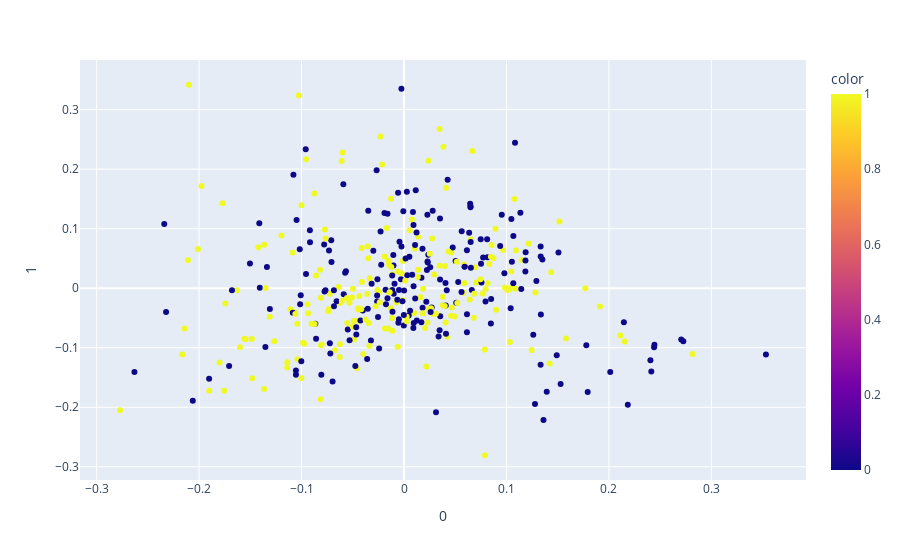
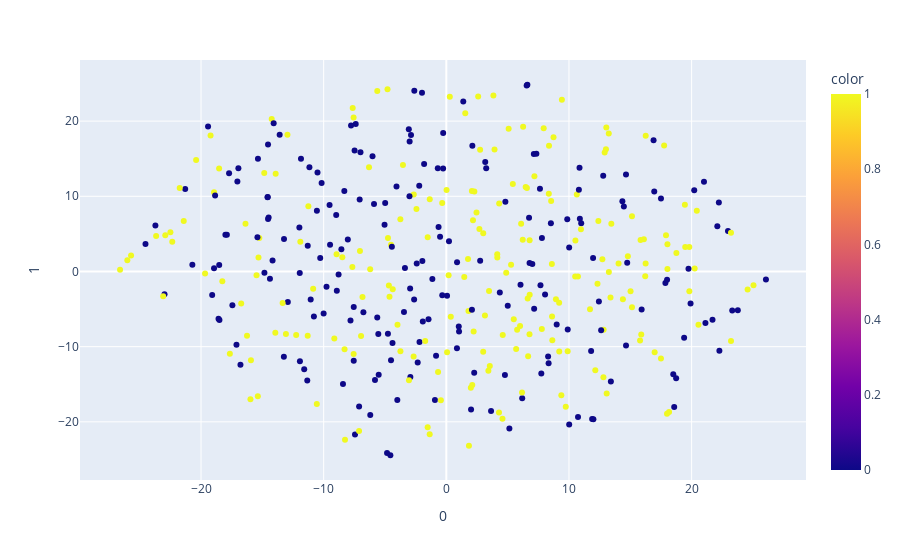

Notebook code cell kept with these figures, in order:
### Code cell
pca = PCA(n_components=2)
components = pca.fit_transform(X)
fig = px.scatter(components, x=0, y=1,color=Y)
fig.show()


test = TSNE(n_components=2, learning_rate='auto', init='random').fit_transform(X)
fig = px.scatter(test, x=0, y=1,color=Y)
fig.show()

### Figure 1 — Plotly figure (JSON) as saved in the notebook; plotly's stock layout.template omitted (floating-point values rounded to 4 significant figures; data arrays with more than 128 entries replaced by an {"elided": "..."} marker saying what was removed)
{"data": [{"hovertemplate": "0=%{x}<br>1=%{y}<br>color=%{marker.color}<extra></extra>", "legendgroup": "", "marker": {"color": {"elided": "400 int values"}, "coloraxis": "coloraxis", "symbol": "circle"}, "mode": "markers", "name": "", "orientation": "v", "showlegend": false, "x": {"elided": "400 float values"}, "xaxis": "x", "y": {"elided": "400 float values"}, "yaxis": "y", "type": "scatter"}], "layout": {"xaxis": {"anchor": "y", "domain": [0.0, 1.0], "title": {"text": "0"}}, "yaxis": {"anchor": "x", "domain": [0.0, 1.0], "title": {"text": "1"}}, "coloraxis": {"colorbar": {"title": {"text": "color"}}, "colorscale": [[0.0, "#0d0887"], [0.1111, "#46039f"], [0.2222, "#7201a8"], [0.3333, "#9c179e"], [0.4444, "#bd3786"], [0.5556, "#d8576b"], [0.6667, "#ed7953"], [0.7778, "#fb9f3a"], [0.8889, "#fdca26"], [1.0, "#f0f921"]]}, "legend": {"tracegroupgap": 0}, "margin": {"t": 60}}}

### Figure 2 — Plotly figure (JSON) as saved in the notebook; plotly's stock layout.template omitted (floating-point values rounded to 4 significant figures; data arrays with more than 128 entries replaced by an {"elided": "..."} marker saying what was removed)
{"data": [{"hovertemplate": "0=%{x}<br>1=%{y}<br>color=%{marker.color}<extra></extra>", "legendgroup": "", "marker": {"color": {"elided": "400 int values"}, "coloraxis": "coloraxis", "symbol": "circle"}, "mode": "markers", "name": "", "orientation": "v", "showlegend": false, "x": {"elided": "400 float values"}, "xaxis": "x", "y": {"elided": "400 float values"}, "yaxis": "y", "type": "scatter"}], "layout": {"xaxis": {"anchor": "y", "domain": [0.0, 1.0], "title": {"text": "0"}}, "yaxis": {"anchor": "x", "domain": [0.0, 1.0], "title": {"text": "1"}}, "coloraxis": {"colorbar": {"title": {"text": "color"}}, "colorscale": [[0.0, "#0d0887"], [0.1111, "#46039f"], [0.2222, "#7201a8"], [0.3333, "#9c179e"], [0.4444, "#bd3786"], [0.5556, "#d8576b"], [0.6667, "#ed7953"], [0.7778, "#fb9f3a"], [0.8889, "#fdca26"], [1.0, "#f0f921"]]}, "legend": {"tracegroupgap": 0}, "margin": {"t": 60}}}
